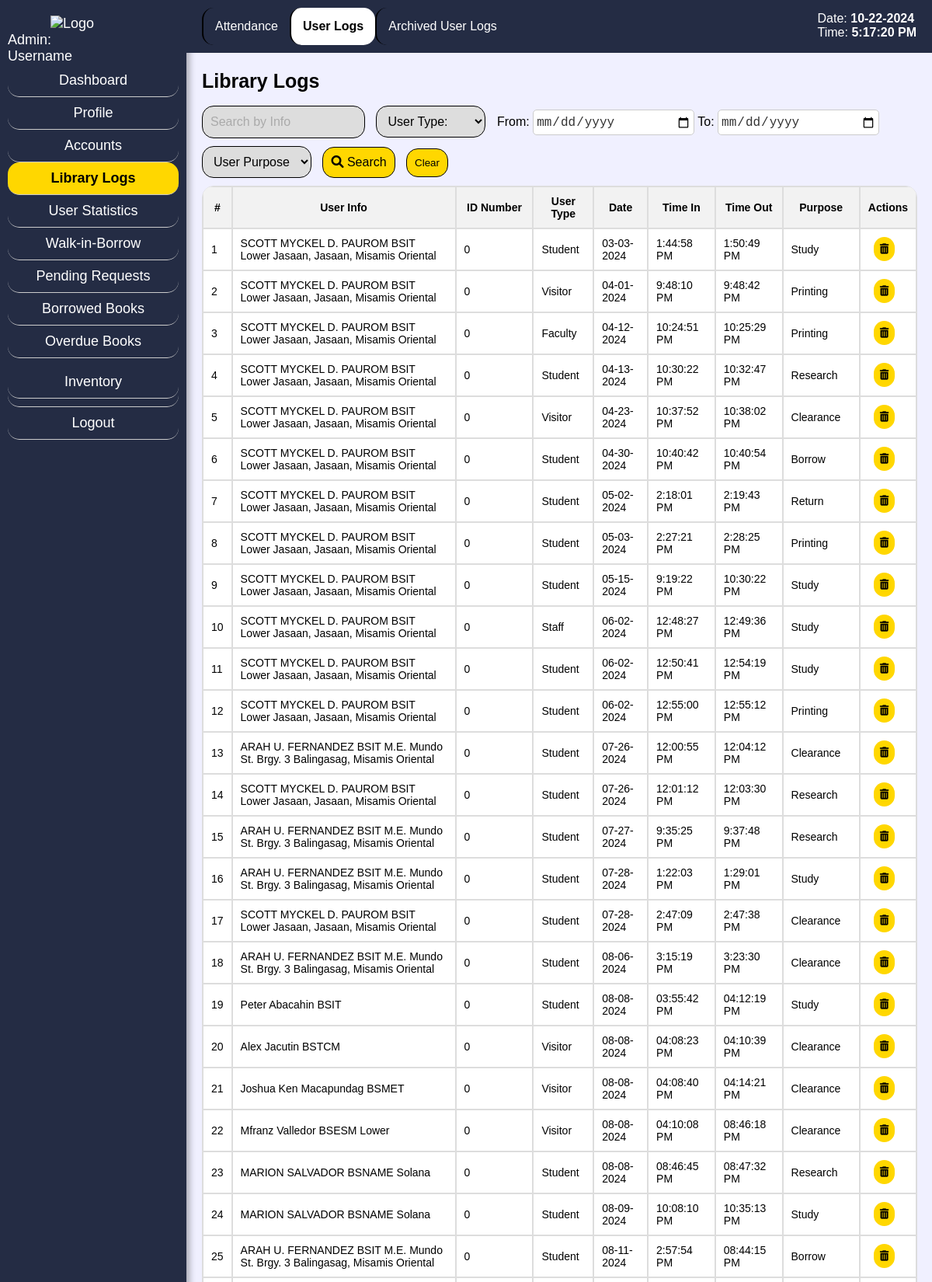
Screenshot of /liblogs.php (upper part) with the database file from the repository.
### tables this page shows
CREATE TABLE `chkin` (
  `id` int(9) NOT NULL,
  `info` varchar(999) NOT NULL,
  `idnum` varchar(255) NOT NULL,
  `user_type` varchar(255) NOT NULL,
  `date` varchar(255) NOT NULL,
  `timein` varchar(999) NOT NULL,
  `timeout` varchar(999) NOT NULL,
  `purpose` varchar(255) NOT NULL,
  `archived` varchar(99) NOT NULL
);

### liblogs.php (the view, shortened to what this page needs)
<?php
include 'config.php';
$search = isset($_GET['search']) ? $_GET['search'] : '';
$user_type = isset($_GET['user_type']) ? $_GET['user_type'] : '';
$start_date = isset($_GET['start_date']) ? $_GET['start_date'] : '';
$end_date = isset($_GET['end_date']) ? $_GET['end_date'] : '';
$purpose = isset($_GET['purpose']) ? $_GET['purpose'] : '';
$query = "SELECT * FROM chkin WHERE archived = ''";
$result = $mysqli->query($query);
?>
<!DOCTYPE html>
<html lang="en">
<head>
    <link rel="stylesheet" href="css/admin_srch.css">
    <link rel="stylesheet" href="https://cdnjs.cloudflare.com/ajax/libs/font-awesome/6.0.0-beta3/css/all.min.css">
</head>
<body class="bg">
<div class="sidebar">
    <span style="margin-left: 25%;"><img src="css/pics/logop.png" alt="Logo" class="logo"></span>
        <?php
        if(isset($admin_username_display)) {
            echo '<div class="hell">Admin: ' . $admin_username_display . '</span></div>';
        } else {
            echo '<div>Admin: <br>Username</div>';
        }
        ?>
        <a href="admin_dash.php<?php if(isset($aid)) echo '?aid=' . $aid; ?>" class="sidebar-item">Dashboard</a>
        <a href="admin_pf.php<?php if(isset($aid)) echo '?aid=' . $aid; ?>" class="sidebar-item">Profile</a>
        <a href="admin_srch.php<?php if(isset($aid)) echo '?aid=' . $aid; ?>" class="sidebar-item">Accounts</a>
        <a href="admin_attd.php<?php if(isset($aid)) echo '?aid=' . $aid; ?>" class="sidebar-item active">Library Logs</a>
        <a href="admin_stat.php<?php if (isset($aid)) echo '?aid=' . $aid; ?>" class="sidebar-item">User Statistics</a>
        <a href="admin_wres.php<?php if(isset($aid)) echo '?aid=' . $aid; ?>" class="sidebar-item">Walk-in-Borrow</a>
        <a href="admin_preq.php<?php if(isset($aid)) echo '?aid=' . $aid; ?>" class="sidebar-item">Pending Requests</a>
        <a href="admin_brel.php<?php if(isset($aid)) echo '?aid=' . $aid; ?>" class="sidebar-item">Borrowed Books</a>
        <a href="admin_ob.php<?php if(isset($aid)) echo '?aid=' . $aid; ?>" class="sidebar-item">Overdue Books</a>
        <div class="sidebar-item dropdown">
            <a href="#" class="dropdown-link" onmouseover="toggleDropdown(event)">Inventory</a>
        </div>
        <a href="login.php" class="sidebar-item logout-btn">Logout</a>
    </div>
    <div class="content">
        <nav class="secondary-navbar">
            <a href="admin_attd.php<?php if(isset($aid)) echo '?aid=' . $aid; ?>" class="secondary-navbar-item">Attendance</a>
            <a href="liblogs.php<?php if(isset($aid)) echo '?aid=' . $aid; ?>" class="secondary-navbar-item active">User Logs</a>
            <a href="admin_aliblogs.php<?php if(isset($aid)) echo '?aid=' . $aid; ?>" class="secondary-navbar-item">Archived User Logs</a>
        </nav>
    </div>
    <div class="fixed-date-time">
        <p>Date: <span id="current-date"><?php echo date("m-d-Y"); ?></span></p>
        <p>Time: <span id="current-time"></span></p>
    </div>
<div class="content-container">
    <div class="search-bar">
    <h1 style="color: black;">Library Logs</h1>
    <form method="GET" action="liblogs.php">
    <div class="search-inputs">
                    <input type="text" id="search" name="search" value="<?php echo $search; ?>" placeholder="Search by Info">
                    <select name="user_type">
                        <option value="" <?php if(empty($user_type)) echo "selected"; ?>>User Type:</option>
                    </select>
                    <label for="start-date">From:</label>
                    <input type="date" id="start-date" name="start_date" value="<?php echo $start_date; ?>">
                    <label for="end-date">To:</label>
                    <input type="date" id="end-date" name="end_date" value="<?php echo $end_date; ?>">
                    <select name="purpose">
                        <option value="" <?php if(empty($purpose)) echo "selected"; ?>>User Purpose:</option>
                    </select>
                    <button type="submit"><i class="fas fa-search"></i> Search</button>
                    <button type="button" onclick="clearForm()">Clear</button>
                </div>
            </form>
    </div>
    <?php
        if ($result && $result->num_rows > 0) {
            echo '<table id="dataTable">';
            echo '<thead>';
            echo '<tr><th>#</th><th>User Info</th><th>ID Number</th><th>User Type</th><th>Date</th><th>Time In</th><th>Time Out</th><th>Purpose</th><th colspan="2">Actions</th></tr>';
            echo '</thead>';
            echo '<tbody id="dataTableBody">';
            $counter = 0;
            while ($row = $result->fetch_assoc()) {
                $counter++;
                echo '<tr>';
                echo '<td class="counter">' . $counter . '</td>';
                echo '<td>' . $row['info'] . '</td>';
                echo '<td>' . $row['idnum'] . '</td>';
                echo '<td>' . $row['user_type'] . '</td>';
                echo '<td>' . $row['date'] . '</td>';
                echo '<td>' . $row['timein'] . '</td>';
                echo '<td>' . ($row['timeout'] ? $row['timeout'] : 'N/A') . '</td>';
                echo '<td>' . $row['purpose'] . '</td>';
                echo '<td style="text-align: center;"><button class="delete-btn" onclick="deleteEntry(' . $row['id'] . ', ' . $aid . ')"><i class="fas fa-trash-alt"></i></button></td>';
                echo '</tr>';
            }
            echo '</tbody>';
            echo '</table>';
        } else {
            echo '<p>No data found.</p>';
        }
        ?>
</div>
</body>
</html>

### css/admin_srch.css (style rules this page uses)
.bg { margin: 0; padding: 0; font-family: Century Gothic,CenturyGothic,AppleGothic,sans-serif; background-color: #F0F0FF; }
.logo { height: 50px; width: auto; }
.sidebar { background-color: #242c44; width: 220px; padding: 20px 10px 20px 10px; height: 100%; font-size: 18px; position: fixed; top: 0; color: white; box-shadow: 4px 0 8px rgba(0, 0, 0, 0.3); }
.sidebar-item { padding: 10px 0; border-bottom: 1px solid #ccc; text-decoration: none; color: white; display: block; text-align: center; border-radius: 15px; }
.sidebar-item.active { background-color: gold; color: black; font-weight: bold; display: block; padding: 10px 0; }
.logout-btn { margin-top: auto; padding: 10px 0; text-decoration: none; color: white; display: block; text-align: center; border-radius: 15px; }
.secondary-navbar { background-color: #242c44; padding: 10px 20px; display: block; float: left; align-items: center; margin-left: 240px; position: fixed; width: 100%; position: fixed; top: 0; z-index: 1000; }
.secondary-navbar-item { padding: 15px; text-decoration: none; color: white; display: block; border-left: 2px solid black; float: left; text-align: center; border-radius: 15px; }
.secondary-navbar-item.active { background-color: white; color: black; font-weight: bold; }
.content-container { margin-top: 70px; margin-left: 240px; padding-left: 20px; overflow-y: auto; height: calc(100% - 70px); padding-bottom: 20px; }
.search-bar { margin-top: 20px; margin-bottom: 20px; }
.search-bar input[type="text"], .search-bar input[type="number"], .search-bar select, .search-bar button[type="submit"] { padding: 10px; font-size: 16px; border: 1px solid black; display: inline-block; margin-right: 10px; background-color: #ddd; }
.search-bar input[type="text"] { width: 20%; border-radius: 15px; }
.search-bar select { width: 15%; border-radius: 15px; }
input[type="date"] { width: 200px; height: 25px; padding: 3px; border: 1px solid #ccc; border-radius: 5px; background-color: #fff; color: #333; font-size: 16px; outline: none; }
input[type="date"]::placeholder { color: #aaa; }
.search-bar button[type="submit"] { background-color: gold; color: black; cursor: pointer; border-radius: 15px; }
.search-bar input[type="text"]::placeholder { color: #aaa; }
.search-bar button[type="button"] { background-color: gold; color: black; cursor: pointer; border-radius: 15px; padding: 10px; border: solid black 1px; }
#dataTable { cursor: pointer; }
h1 { font-size: 25px; }
table { width: 98%; margin-top: -10px; font-size: 14px; border-spacing: 0; border-radius: 15px; overflow: hidden; border: 1px solid #ddd; }
table tr { color: black; background-color: white; }
table th, table td { padding: 10px; border: 1px solid #ddd; text-align: left; }
table th { background-color: #f2f2f2; text-align: center; }
.fixed-date-time { position: fixed; top: 15px; right: 20px; color: white; font-size: 16px; z-index: 1000; }
.fixed-date-time p { margin: 0; padding: 0; }
.fixed-date-time span { font-weight: bold; }
.edit-btn, .delete-btn { border: none; background-color: gold; color: black; border-radius: 30px; padding: 8px; cursor: pointer; transition: background-color 0.3s; margin-right: 10px; text-decoration: none; }
input[type="number"], input[type="text"] { width: 500px; height: 20px; padding: 5px; border: none; border-radius: 5px; margin-bottom: 10px; background-color: white; color: black; }
.dropdown-link { padding: 10px 0; border-bottom: 1px solid #ccc; text-decoration: none; color: white; display: block; text-align: center; border-radius: 15px; }

### rows the page displays
chkin: info "SCOTT MYCKEL D. PAUROM BSIT Lower Jasaan, Jasaan, Misamis Oriental", idnum "0", user_type "Student", date "03-03-2024", timein "1:44:58 PM", timeout "1:50:49 PM", purpose "Study"
chkin: info "SCOTT MYCKEL D. PAUROM BSIT Lower Jasaan, Jasaan, Misamis Oriental", idnum "0", user_type "Visitor", date "04-01-2024", timein "9:48:10 PM", timeout "9:48:42 PM", purpose "Printing"
chkin: info "SCOTT MYCKEL D. PAUROM BSIT Lower Jasaan, Jasaan, Misamis Oriental", idnum "0", user_type "Faculty", date "04-12-2024", timein "10:24:51 PM", timeout "10:25:29 PM", purpose "Printing"
chkin: info "SCOTT MYCKEL D. PAUROM BSIT Lower Jasaan, Jasaan, Misamis Oriental", idnum "0", user_type "Student", date "04-13-2024", timein "10:30:22 PM", timeout "10:32:47 PM", purpose "Research"
chkin: info "SCOTT MYCKEL D. PAUROM BSIT Lower Jasaan, Jasaan, Misamis Oriental", idnum "0", user_type "Visitor", date "04-23-2024", timein "10:37:52 PM", timeout "10:38:02 PM", purpose "Clearance"
chkin: info "SCOTT MYCKEL D. PAUROM BSIT Lower Jasaan, Jasaan, Misamis Oriental", idnum "0", user_type "Student", date "04-30-2024", timein "10:40:42 PM", timeout "10:40:54 PM", purpose "Borrow"
chkin: info "SCOTT MYCKEL D. PAUROM BSIT Lower Jasaan, Jasaan, Misamis Oriental", idnum "0", user_type "Student", date "05-02-2024", timein "2:18:01 PM", timeout "2:19:43 PM", purpose "Return"
chkin: info "SCOTT MYCKEL D. PAUROM BSIT Lower Jasaan, Jasaan, Misamis Oriental", idnum "0", user_type "Student", date "05-03-2024", timein "2:27:21 PM", timeout "2:28:25 PM", purpose "Printing"
chkin: info "SCOTT MYCKEL D. PAUROM BSIT Lower Jasaan, Jasaan, Misamis Oriental", idnum "0", user_type "Student", date "05-15-2024", timein "9:19:22 PM", timeout "10:30:22 PM", purpose "Study"
chkin: info "SCOTT MYCKEL D. PAUROM BSIT Lower Jasaan, Jasaan, Misamis Oriental", idnum "0", user_type "Staff", date "06-02-2024", timein "12:48:27 PM", timeout "12:49:36 PM", purpose "Study"
chkin: info "SCOTT MYCKEL D. PAUROM BSIT Lower Jasaan, Jasaan, Misamis Oriental", idnum "0", user_type "Student", date "06-02-2024", timein "12:50:41 PM", timeout "12:54:19 PM", purpose "Study"
chkin: info "SCOTT MYCKEL D. PAUROM BSIT Lower Jasaan, Jasaan, Misamis Oriental", idnum "0", user_type "Student", date "06-02-2024", timein "12:55:00 PM", timeout "12:55:12 PM", purpose "Printing"
chkin: info "ARAH U. FERNANDEZ BSIT M.E. Mundo St. Brgy. 3 Balingasag, Misamis Oriental", idnum "0", user_type "Student", date "07-26-2024", timein "12:00:55 PM", timeout "12:04:12 PM", purpose "Clearance"
chkin: info "SCOTT MYCKEL D. PAUROM BSIT Lower Jasaan, Jasaan, Misamis Oriental", idnum "0", user_type "Student", date "07-26-2024", timein "12:01:12 PM", timeout "12:03:30 PM", purpose "Research"
chkin: info "ARAH U. FERNANDEZ BSIT M.E. Mundo St. Brgy. 3 Balingasag, Misamis Oriental", idnum "0", user_type "Student", date "07-27-2024", timein "9:35:25 PM", timeout "9:37:48 PM", purpose "Research"
chkin: info "ARAH U. FERNANDEZ BSIT M.E. Mundo St. Brgy. 3 Balingasag, Misamis Oriental", idnum "0", user_type "Student", date "07-28-2024", timein "1:22:03 PM", timeout "1:29:01 PM", purpose "Study"
chkin: info "SCOTT MYCKEL D. PAUROM BSIT Lower Jasaan, Jasaan, Misamis Oriental", idnum "0", user_type "Student", date "07-28-2024", timein "2:47:09 PM", timeout "2:47:38 PM", purpose "Clearance"
chkin: info "ARAH U. FERNANDEZ BSIT M.E. Mundo St. Brgy. 3 Balingasag, Misamis Oriental", idnum "0", user_type "Student", date "08-06-2024", timein "3:15:19 PM", timeout "3:23:30 PM", purpose "Clearance"
chkin: info "Peter Abacahin BSIT", idnum "0", user_type "Student", date "08-08-2024", timein "03:55:42 PM", timeout "04:12:19 PM", purpose "Study"
chkin: info "Alex Jacutin BSTCM", idnum "0", user_type "Visitor", date "08-08-2024", timein "04:08:23 PM", timeout "04:10:39 PM", purpose "Clearance"
chkin: info "Joshua Ken Macapundag BSMET", idnum "0", user_type "Visitor", date "08-08-2024", timein "04:08:40 PM", timeout "04:14:21 PM", purpose "Clearance"
chkin: info "Mfranz Valledor BSESM Lower", idnum "0", user_type "Visitor", date "08-08-2024", timein "04:10:08 PM", timeout "08:46:18 PM", purpose "Clearance"
chkin: info "MARION SALVADOR BSNAME Solana", idnum "0", user_type "Student", date "08-08-2024", timein "08:46:45 PM", timeout "08:47:32 PM", purpose "Research"
chkin: info "MARION SALVADOR BSNAME Solana", idnum "0", user_type "Student", date "08-09-2024", timein "10:08:10 PM", timeout "10:35:13 PM", purpose "Study"
chkin: info "ARAH U. FERNANDEZ BSIT M.E. Mundo St. Brgy. 3 Balingasag, Misamis Oriental", idnum "0", user_type "Student", date "08-11-2024", timein "2:57:54 PM", timeout "08:44:15 PM", purpose "Borrow"
